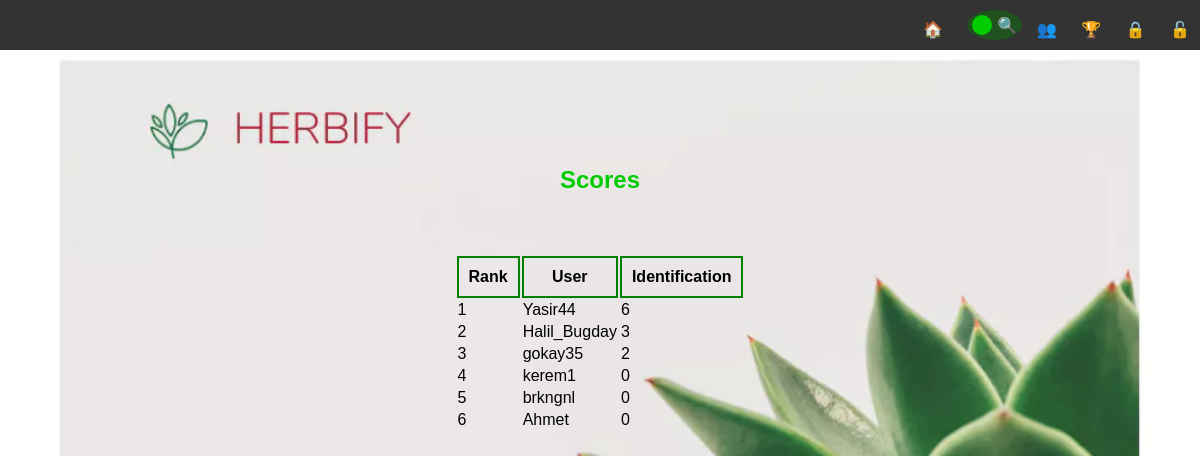
The app's page /scoreboard with its own data.
### app/models.py (models this page shows, shortened)
class User(UserMixin, db.Model):
    id = db.Column(db.Integer, primary_key=True)
    email = db.Column(db.String(100), unique=True)
    password = db.Column(db.String(100))
    name = db.Column(db.String(1000))
    identification_count = db.Column(db.Integer, default=0)
    achievements = db.relationship('Achievements', secondary=user_achievements, backref=db.backref('users', lazy='dynamic'), lazy='dynamic')
    identified_plants = db.relationship('IdentifiedPlant', backref='user', lazy='dynamic')

### app/auth.py (the view)
@auth.route('/scoreboard')
def scoreboard():
    users = User.query.order_by(User.identification_count.desc()).all()
    return render_template('scoreboard.html', users=users)

### app/templates/scoreboard.html (shortened to what this page needs)
<!DOCTYPE html>
<html lang="en">
<head>
  <link href="{{ url_for('static', filename='/Scores.css') }}" rel="stylesheet" />
  <link rel="stylesheet" href="https://cdnjs.cloudflare.com/ajax/libs/font-awesome/5.15.3/css/all.min.css" />
</head>
<body>
  <nav class="navbar">
    <ul>
    <div class="container">
        <div id="navbarMenuHeroA" class="navbar-menu">
            <div class="navbar-end">
                <li><a href="{{ url_for('main.index') }}" class="navbar-item" title="main">🏠</a></li>
                <li class="active"><a href="{{ url_for('views.classification')}}" class="navbar-item" title="Classification">🔍</a></li>
                <li><a href= "{{ url_for('auth.view_groups') }}" title="Groups" class="navbar-item">👥</a></li>
                <li><a href="{{ url_for('auth.achievements') }}" title="Achievements" class="navbar-item">🏆</a></li>
                {% if not current_user.is_authenticated %}
                <li><a href="{{ url_for('auth.login') }}" class="navbar-item" title="login">🔒</a></li>
                <li><a href="{{ url_for('auth.signup') }}" class="navbar-item" title="signup" >🔓</a></li>
                {% endif %}
            </div>
        </div>
    </div>
</nav>
  <div class="register-page-container">
    <h1 class="register-page-heading">Scores</h1>
    <div class="achievements-container">
      <table>
        <thead>
          <tr>
            <th>Rank</th>
            <th>User</th>
            <th>Identification</th>
          </tr>
        </thead>
        <tbody>
                        {% for user in users %}
                            <tr>
                                <td>{{ loop.index }}</td>
                                <td>{{ user.name }}</td>
                                <td class="identification-count">{{ user.identification_count }}</td>
                            </tr>
                        {% endfor %}
        </tbody>
      </table>
    </div>
  </div>
</body>
</html>

### app/static/Scores.css (style rules this page uses)
body { font-family: Arial, sans-serif; margin: 0; padding: 0; background-image: url("background_image.webp"); background-size: cover; background-repeat: no-repeat; }
th { border: 6px solid green; padding: 10px; }
table { margin-top: 20px; }
.navbar { background-color: #333; color: #fff; padding: 10px; position: fixed; top: 0; right: 0; left: 0; width: 100%; display: flex; justify-content: flex-end; }
.navbar ul { list-style-type: none; margin: 0; padding: 0; }
.navbar li { margin-right: 10px; display: inline-block; }
.navbar li a { color: #fff; text-decoration: none; padding-right: 10px; }
.navbar li.active a { font-weight: bold; background-color: rgba(0, 128, 0, 0.4); border-radius: 50%; display: flex; align-items: center; padding: 5px; }
.navbar li.active a:before { content: ""; width: 20px; height: 20px; margin-right: 5px; background-color: #00cc00; border-radius: 50%; }
.register-page-container { max-width: 400px; margin: 0 auto; padding: 100px; display: flex; flex-direction: column; align-items: center; }
.register-page-heading { text-align: center; padding-top: 50px; color: #00cc00; margin-bottom: 20px; font-size: 24px; }
.achievements-container { max-height: 400px; overflow-y: auto; margin-top: 20px; }

### app/templates/scoreboard.html (style rules this page uses)
th { border: 2px solid green; border-collapse: collapse; }

### records on screen
User: name "Yasir44", identification_count "6"
User: name "Halil_Bugday", identification_count "3"
User: name "gokay35", identification_count "2"
User: name "kerem1", identification_count "0"
User: name "brkngnl", identification_count "0"
User: name "Ahmet", identification_count "0"
